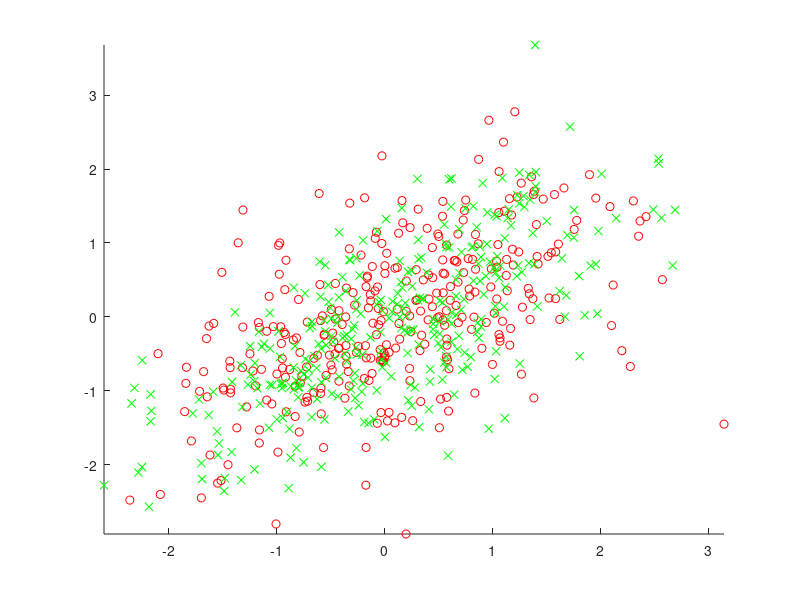
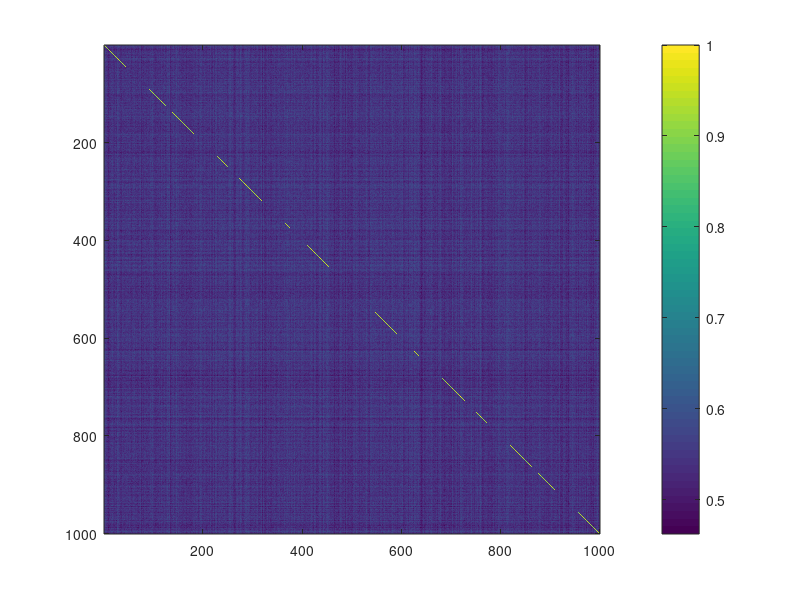

Write MATLAB code to recreate these figures, in order. (Note: this script raises an error after producing the figures.)
%% leave one out validation
% svm
% strange why the performance doesn't drop to .5 for 1 voxel
% n-fold validation
% create test and training at once

clear all
dbstop if error
tic
rand('state',0)

RLSC.compute = 1;
RLSC.sortByTtest= 0;
RLSC.calculateTrainingError= 0;
RLSC.printFigure = 1;

SVM = 0;
PLOT.RLSC = 1;

PLOT.covariance = 1;
PLOT.ttest = 0;

nVoxel = 1000;
separation = .1;
mu{1} = separation*randn(nVoxel,1).*ones(nVoxel,1);
mu{2} = -separation*randn(nVoxel,1).*ones(nVoxel,1);
correlation = 0.1;
% S = correlation*ones(nVoxel)+eye(nVoxel)*(1-correlation);
S = correlation*rand(nVoxel)+eye(nVoxel);
S = S'*S;
S = S/max(S(:));

if PLOT.covariance
    figure(100),
    imagesc(S),colorbar
end

nData = 320;
nFoldValidation = 8;
nTest = nData/nFoldValidation
nTrain = nData - nTest

colors = 'rgbk'
markers = 'oxox'
OUTLIER = 0 % 5;

omu{1} = zeros(nVoxel,1);
omu{1}(1) = 4;
omu{2} = zeros(nVoxel,1);
omu{2}(1) = -4;
os = S;

%%
figure(1),clf, hold on
for i = 1:2
    data{i} = mvnrnd(mu{i},S,nData);
    if OUTLIER
        data{i}(1:OUTLIER,:) = mvnrnd(omu{i},S,OUTLIER);
    end

    plot(data{i}(:,1),data{i}(:,2),'color',colors(i),'marker',markers(i),'linestyle','none')
end
colors = 'bk';
markers = 'ox';
axis tight
vx = xlim
vy = ylim

%%

PLOT.boundary = 0;
saveW = 0 ;
clear corrTest corrTrain w
scale = 'log'
nLambda = 1
switch scale
    case 'linear'
        vLambda = linspace(0,1,nLambda)
    case 'log'
        vLambda = [0 logspace(-nLambda+1,0,nLambda)]
end

% keyboard
% vUsedVoxel = 1:10:100% nVoxel
%%

% vUsedVoxel = 1:10:nVoxel
if RLSC.sortByTtest
%     vUsedVoxel = [1:40] %
    vUsedVoxel = [1:10:100 200 400 1000] %
else
    vUsedVoxel = [1:10:100 200 400 1000] %
    ori_varsToUse = randperm(nVoxel);
end
% 1:200:nVoxel

%% validation

vTrial = 1:nData;


if RLSC.compute
    for iValidation = 1:nFoldValidation
        vTest = [1:nData/nFoldValidation] + (iValidation-1)*nData/nFoldValidation;
        vTrain =vTrial(~ismember(vTrial,vTest));
        y = [ones(nTrain,1);zeros(nTrain,1)];

        if length(unique([vTest, vTrain])) ~= nData
            error('')
        end

        for iClass = 1:2
            train{iClass} = data{iClass}(vTrain,:);
            test{iClass} = data{iClass}(vTest,:);
        end

        for iLambda = 1:length(vLambda)
            lambda = vLambda(iLambda)
            datestr(now)

            if RLSC.sortByTtest
                [h,p,ci,stat] = ttest(train{1},train{2});
                [sortTstat,iSortTstat] = sort(abs(stat.tstat));
            end
            for iVoxel = vUsedVoxel
                if RLSC.sortByTtest
                    varsToUse = iSortTstat(1:iVoxel);
                else
                    varsToUse = ori_varsToUse(1:iVoxel);
                end
                x = [train{1};train{2}];


                w = trainRLSC(x,y,varsToUse,lambda);
                if PLOT.boundary
                    % clear h
                    h(1) = plot(vx,-vx*w(2)/w(3)-w(1)/w(3),'g-','linewidth',iLambda);
                    h(2) = plot(vx,-vx*w(2)/w(3)-w(1)/w(3)+1/w(3),'r-','linewidth',iLambda);
                    h(3) = plot(vx,-vx*w(2)/w(3)-w(1)/w(3)+.5/w(3),'b-','linewidth',iLambda);
                    % pause
                end
                %%
                %%
                % test error
                if RLSC.calculateTrainingError
                    trainY = w*[ones(size(x,1),1), x(:,varsToUse)]';
                    corrTrain(iLambda,iVoxel,iValidation) = ( sum(trainY(1:nTrain)>0.5) +  sum(trainY(nTrain+1:2*nTrain)<=0.5) )/nTrain/2;
                end
                %    disp(corrTrain/nTrain/2)
                %%
                testX = [test{1};test{2}];
                testY = w*[ones(size(testX,1),1), testX(:,varsToUse)]';
                corrTest(iLambda,iVoxel,iValidation) = ( sum(testY(1:nTest)>0.5) +  sum(testY(nTest+1:2*nTest)<=0.5) ) /nTest/2 ;
                %    disp(corrTest/nTest/2)
                if RLSC.calculateTrainingError
                    disp([num2str(iVoxel),' voxels: ' ,num2str(corrTest(iLambda,iVoxel,iValidation)) ,'/' ,num2str(corrTrain(iLambda,iVoxel,iValidation)), '(test/train)'])
                else
                    disp([num2str(iVoxel),' voxels: ' ,num2str(corrTest(iLambda,iVoxel,iValidation)) ,'(test)'])
                end


                if saveW
                    W{iVoxel}(iLambda,:) = w;
                end
            end
        end
    end
end
%%
if PLOT.RLSC
    figure,clf,hold on,
    colors = 'rgbkymc'

    meanCorrTest = mean(corrTest,3);
    stderrCorrTest = std(corrTest,0,3) / sqrt(size(corrTest,3));
    
    for iLambda = 1:length(vLambda)
        plot(vUsedVoxel,meanCorrTest(iLambda,vUsedVoxel),'o-','color',colors(iLambda))
        legendtext{iLambda} = ['test lm=',num2str(vLambda(iLambda))];
    end

    ms = meanCorrTest - stderrCorrTest;
    ps = meanCorrTest + stderrCorrTest;
    
    for iLambda = 1:length(vLambda)
        plot([vUsedVoxel;vUsedVoxel],[ms(iLambda,vUsedVoxel); ps(iLambda,vUsedVoxel)],'-','color',colors(iLambda))
    end
            
    
    if RLSC.calculateTrainingError
        for iLambda = 1:length(vLambda)
            plot(vUsedVoxel,mean(corrTrain(iLambda,vUsedVoxel,:),3),'x:','color',colors(iLambda))
            legendtext{iLambda+length(vLambda)} = ['train lm=',num2str(vLambda(iLambda))];
        end
    end
    legend(legendtext,'location','northwest')
    
   ylabel('% corr. classification')
   xlabel('# of voxles used')
    
    %plot(vLambda,corrTrain,'bo-')
    %plot(vLambda,corrTest,'kx-')
    if RLSC.sortByTtest
%        set(gca,'xscale','log')
        title('voxels selected by ttest')
    else
        title('voxels chosen at random')        
    end
    
    if RLSC.printFigure
        print(gcf,'-djpeg',['simulationFMRI',num2str(RLSC.sortByTtest),'.jpg'])
    end
end
%%
if PLOT.ttest
    [h,p,ci,stat] = ttest(data{1},data{2});
    %%
    [h,p,ci,teststat] = ttest(test{1},test{2});
    %%
    figure(4),clf
    [ sortedTrainTstat,iSortedTrainTstat ] = sort(stat.tstat);
    plot(sortedTrainTstat)
    %%
    figure(5)
    plot(teststat.tstat(iSortedTrainTstat))
end


%% svm
if SVM
    varsToUse = ori_varsToUse
    gamma = logspace(-15,5,10)
    cost = logspace(-5,15,10)

    y = [ones(nData,1);zeros(nData,1)];
    x = [data{1}(:,varsToUse);data{2}(:,varsToUse)];

    for iGamma = 1:length(gamma)
        for iCost = 1:length(cost)
            s = ['-c ',num2str(cost(iCost)) ' -g ',num2str(gamma(iGamma)) ,' -b 1 -v 8']
            model(iGamma,iCost) = svmtrain(y, x, s) ;
        end

    end
end
toc


